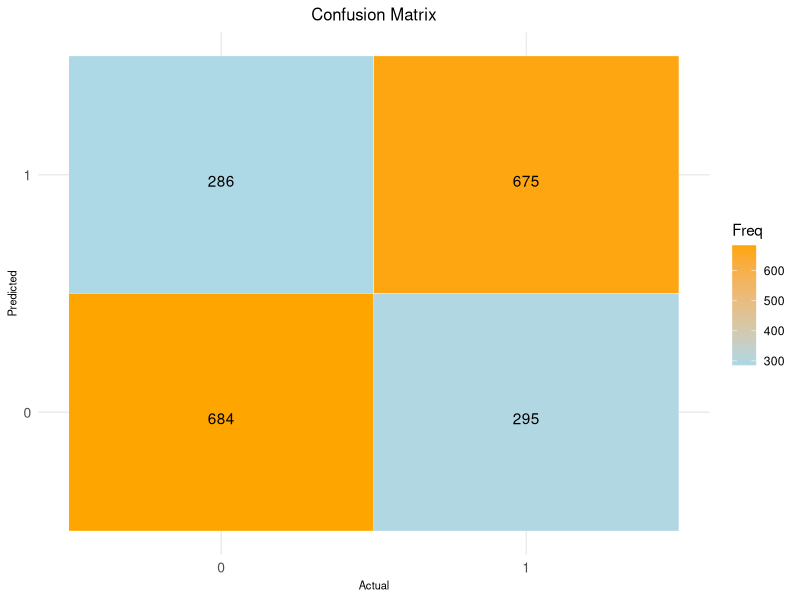
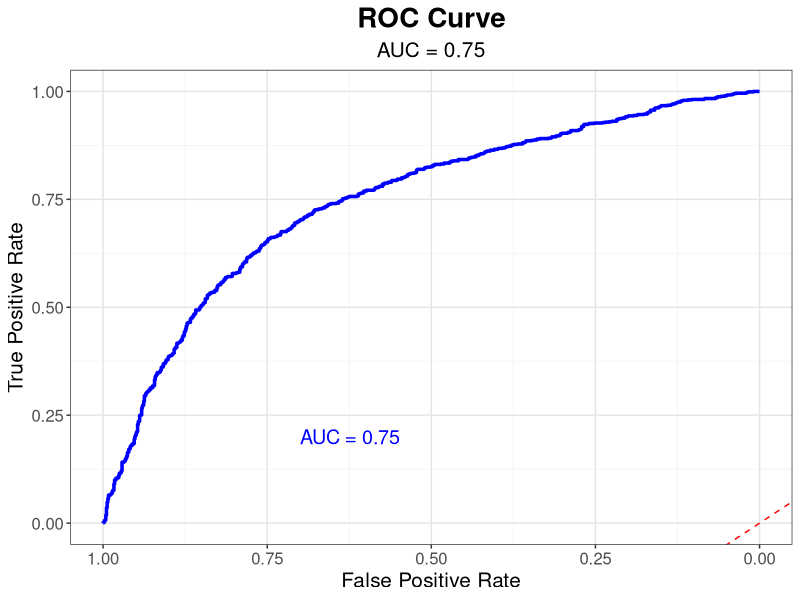

Recreate these plots in R, in order.
## ---- chunk 1

knitr::opts_chunk$set(echo = TRUE)

library(ggplot2)
library(dplyr)
library(caret)
library(glmnet)
library(pROC)
library(tidyverse)
library(reshape2)
library(knitr)
library(kableExtra)
library(broom)

## ---- chunk 2
final_log_reg_df <- read.csv("final_log_regression_game_data.csv")

sub_final_log_reg_df <- final_log_reg_df %>% 
  select(Date, Team, Win, GF, GA, SF_PCT, xGF, xGA, xGF_PCT, CF_PCT, FF_PCT, SCF_PCT, HDSF_PCT,
         HDGF_PCT)

colnames(sub_final_log_reg_df) <- c("DATE", "TEAM", "WIN", "GF", "GA", 
                                    "SF_PCT", "X_GF", "X_GA", "XGF_PCT", 
                                    "CF_PCT", "FF_PCT", "SCF_PCT", "HDSF_PCT",
                                    "HDGF_PCT")

sub_final_log_reg_df <- sub_final_log_reg_df %>%
  mutate(HDGF_PCT = ifelse(HDGF_PCT == "-", 0, as.numeric(HDGF_PCT)))

na.omit(sub_final_log_reg_df)

sub_final_log_reg_df

write.csv(sub_final_log_reg_df, "subset_log_regression_game_data.csv", row.names = FALSE)

## ---- chunk 3

set.seed(123)

train_index <- createDataPartition(sub_final_log_reg_df$WIN, p = .8, list = FALSE)

data_train_df <- sub_final_log_reg_df[train_index, ]
data_test_df <- sub_final_log_reg_df[-train_index, ]

## ---- chunk 4

model <- glm(WIN ~ SF_PCT + XGF_PCT + CF_PCT + FF_PCT + HDGF_PCT, 
             data = data_train_df, family = binomial)

tidy_model <- tidy(model)

tidy_model %>%
  kable(format = "html", caption = "Logistic Regression Model Results") %>%
  kable_styling(bootstrap_options = c("striped", "hover", "condensed", "responsive"), full_width = F) %>%
  column_spec(1, bold = TRUE, color = "white", background = "dodgerblue") %>%
  column_spec(2:5, color = "black", background = "lightgray")

## ---- chunk 5

data_test_df <- data_test_df[, names(data_train_df)]

predictions <- predict(model, newdata = data_test_df, type = "response")
predicted_classes <- ifelse(predictions > 0.5, 1, 0)


result_summary <- data.frame(
  Actual = data_test_df$WIN,
  Predicted = predicted_classes
)

result_summary

kable(result_summary, format = "html", caption = "Actual vs Predicted Results") %>%
  kable_styling(bootstrap_options = c("striped", "hover", "condensed", "responsive"), full_width = F) %>%
  column_spec(1, bold = TRUE, color = "white", background = "dodgerblue") %>%
  column_spec(2, bold = TRUE, color = "white", background = "orange")

## ---- chunk 6

conf_matrix <- table(Predicted = predicted_classes, Actual = data_test_df$WIN)

conf_matrix_df <- as.data.frame(as.table(conf_matrix))

ggplot(data = conf_matrix_df, aes(x = Actual, y = Predicted, fill = Freq)) +
  geom_tile(color = "white") +
  geom_text(aes(label = Freq), vjust = 1) +
  scale_fill_gradient(low = "lightblue", high = "orange") +
  labs(title = "Confusion Matrix", x = "Actual", y = "Predicted") +
  theme_minimal() +
  theme(
    plot.title = element_text(hjust = 0.5, size = 12),
    axis.title.x = element_text(size = 8),
    axis.title.y = element_text(size = 8),
    axis.text = element_text(size = 10)
  )

## ---- chunk 7

confusion_matrix <- confusionMatrix(factor(predicted_classes), factor(data_test_df$WIN))

performance_metrics <- data.frame(
  Metric = c("Accuracy", "Sensitivity", "Specificity", "Pos Pred Value", "Neg Pred Value", "Kappa", "Balanced Accuracy"),
  Value = c(
    confusion_matrix$overall["Accuracy"],
    confusion_matrix$byClass["Sensitivity"],
    confusion_matrix$byClass["Specificity"],
    confusion_matrix$byClass["Pos Pred Value"],
    confusion_matrix$byClass["Neg Pred Value"],
    confusion_matrix$overall["Kappa"],
    confusion_matrix$byClass["Balanced Accuracy"]
  )
)

kable(performance_metrics, format = "html", caption = "Performance Metrics") %>%
  kable_styling(bootstrap_options = c("striped", "hover", "condensed", "responsive"), full_width = F) %>%
  column_spec(1, bold = TRUE, color = "white", background = "dodgerblue") %>%
  column_spec(2, bold = TRUE, color = "white", background = "orange")

## ---- chunk 8

roc_curve <- roc(data_test_df$WIN, predictions)
auc_value <- auc(roc_curve)

roc_plot <- ggroc(roc_curve, color = "blue", size = 1.2) +
  geom_abline(linetype = "dashed", color = "red") +
  labs(title = "ROC Curve", 
       subtitle = paste("AUC =", round(auc_value, 2)),
       x = "False Positive Rate", 
       y = "True Positive Rate") +
  theme_bw() +
  theme(
    plot.title = element_text(hjust = 0.5, size = 20, face = "bold"),
    plot.subtitle = element_text(hjust = 0.5, size = 15),
    axis.title.x = element_text(size = 15),
    axis.title.y = element_text(size = 15),
    axis.text = element_text(size = 12),
    panel.grid.major = element_line(color = "gray90"),
    panel.grid.minor = element_line(color = "gray95")
  ) +
  annotate("text", x = 0.7, y = 0.2, label = paste("AUC =", round(auc_value, 2)), color = "blue", size = 5, hjust = 0)

print(roc_plot)
